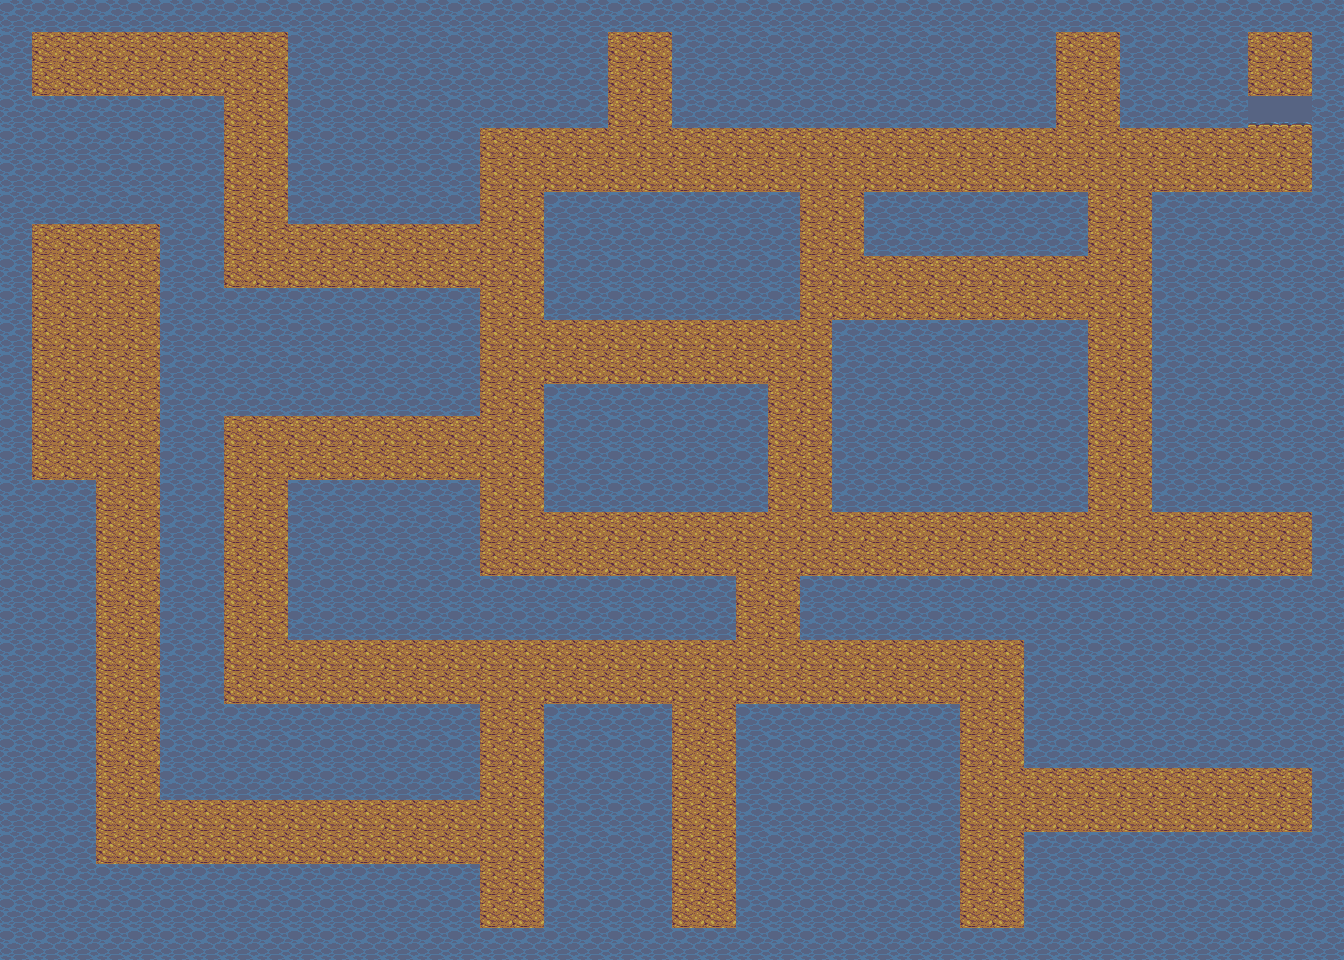

Tiled map render using the project's own tile images. Description and the whole map definition, tile-layer contents included, below:
An orthogonal 42x30 tile map with 32x32 px tiles, 1 tile layer (Tile Layer 1).

<map version="1.2" tiledversion="1.2.0" orientation="orthogonal" renderorder="right-down" width="42" height="30" tilewidth="32" tileheight="32" infinite="0" nextlayerid="2" nextobjectid="1">
 <tileset firstgid="1" name="tileset" tilewidth="32" tileheight="32" tilecount="104" columns="13">
  <image source="../tilesets/tileset.png" width="416" height="256" />
  <tile id="2">
   <properties>
    <property name="solid" type="bool" value="true" />
   </properties>
  </tile>
  <tile id="3">
   <properties>
    <property name="solid" type="bool" value="true" />
   </properties>
  </tile>
  <tile id="4">
   <properties>
    <property name="solid" type="bool" value="true" />
   </properties>
  </tile>
  <tile id="5">
   <properties>
    <property name="solid" type="bool" value="true" />
   </properties>
  </tile>
  <tile id="6">
   <properties>
    <property name="solid" type="bool" value="true" />
   </properties>
  </tile>
  <tile id="7">
   <properties>
    <property name="solid" type="bool" value="true" />
   </properties>
  </tile>
  <tile id="8">
   <properties>
    <property name="solid" type="bool" value="true" />
   </properties>
  </tile>
  <tile id="9">
   <properties>
    <property name="solid" type="bool" value="true" />
   </properties>
  </tile>
  <tile id="10">
   <properties>
    <property name="solid" type="bool" value="true" />
   </properties>
  </tile>
  <tile id="11">
   <properties>
    <property name="solid" type="bool" value="true" />
   </properties>
  </tile>
  <tile id="12">
   <properties>
    <property name="solid" type="bool" value="true" />
   </properties>
  </tile>
  <tile id="15">
   <properties>
    <property name="solid" type="bool" value="true" />
   </properties>
  </tile>
  <tile id="16">
   <properties>
    <property name="solid" type="bool" value="true" />
   </properties>
  </tile>
  <tile id="17">
   <properties>
    <property name="solid" type="bool" value="true" />
   </properties>
  </tile>
  <tile id="18">
   <properties>
    <property name="solid" type="bool" value="true" />
   </properties>
  </tile>
  <tile id="19">
   <properties>
    <property name="solid" type="bool" value="true" />
   </properties>
  </tile>
  <tile id="20">
   <properties>
    <property name="solid" type="bool" value="true" />
   </properties>
  </tile>
  <tile id="21">
   <properties>
    <property name="solid" type="bool" value="true" />
   </properties>
  </tile>
  <tile id="22">
   <properties>
    <property name="solid" type="bool" value="true" />
   </properties>
  </tile>
  <tile id="23">
   <properties>
    <property name="solid" type="bool" value="true" />
   </properties>
  </tile>
  <tile id="24">
   <properties>
    <property name="solid" type="bool" value="true" />
   </properties>
  </tile>
  <tile id="25">
   <properties>
    <property name="solid" type="bool" value="true" />
   </properties>
  </tile>
  <tile id="26">
   <properties>
    <property name="solid" type="bool" value="false" />
   </properties>
  </tile>
  <tile id="27">
   <properties>
    <property name="solid" type="bool" value="false" />
   </properties>
  </tile>
  <tile id="28">
   <properties>
    <property name="solid" type="bool" value="false" />
   </properties>
  </tile>
  <tile id="29">
   <properties>
    <property name="solid" type="bool" value="false" />
   </properties>
  </tile>
  <tile id="30">
   <properties>
    <property name="solid" type="bool" value="false" />
   </properties>
  </tile>
  <tile id="31">
   <properties>
    <property name="solid" type="bool" value="false" />
   </properties>
  </tile>
  <tile id="32">
   <properties>
    <property name="solid" type="bool" value="false" />
   </properties>
  </tile>
  <tile id="33">
   <properties>
    <property name="solid" type="bool" value="false" />
   </properties>
  </tile>
  <tile id="34">
   <properties>
    <property name="solid" type="bool" value="false" />
   </properties>
  </tile>
  <tile id="35">
   <properties>
    <property name="solid" type="bool" value="false" />
   </properties>
  </tile>
  <tile id="36">
   <properties>
    <property name="solid" type="bool" value="false" />
   </properties>
  </tile>
  <tile id="37">
   <properties>
    <property name="solid" type="bool" value="false" />
   </properties>
  </tile>
  <tile id="38">
   <properties>
    <property name="solid" type="bool" value="false" />
   </properties>
  </tile>
  <tile id="39">
   <properties>
    <property name="solid" type="bool" value="false" />
   </properties>
  </tile>
  <tile id="40">
   <properties>
    <property name="solid" type="bool" value="false" />
   </properties>
  </tile>
  <tile id="41">
   <properties>
    <property name="solid" type="bool" value="false" />
   </properties>
  </tile>
  <tile id="42">
   <properties>
    <property name="solid" type="bool" value="false" />
   </properties>
  </tile>
  <tile id="43">
   <properties>
    <property name="solid" type="bool" value="false" />
   </properties>
  </tile>
  <tile id="44">
   <properties>
    <property name="solid" type="bool" value="false" />
   </properties>
  </tile>
  <tile id="45">
   <properties>
    <property name="solid" type="bool" value="false" />
   </properties>
  </tile>
  <tile id="46">
   <properties>
    <property name="solid" type="bool" value="false" />
   </properties>
  </tile>
  <tile id="47">
   <properties>
    <property name="solid" type="bool" value="false" />
   </properties>
  </tile>
  <tile id="48">
   <properties>
    <property name="solid" type="bool" value="false" />
   </properties>
  </tile>
  <tile id="49">
   <properties>
    <property name="solid" type="bool" value="false" />
   </properties>
  </tile>
  <tile id="50">
   <properties>
    <property name="solid" type="bool" value="false" />
   </properties>
  </tile>
  <tile id="51">
   <properties>
    <property name="solid" type="bool" value="false" />
   </properties>
  </tile>
  <tile id="59">
   <properties>
    <property name="solid" type="bool" value="false" />
   </properties>
  </tile>
  <tile id="60">
   <properties>
    <property name="solid" type="bool" value="false" />
   </properties>
  </tile>
  <tile id="61">
   <properties>
    <property name="solid" type="bool" value="false" />
   </properties>
  </tile>
  <tile id="62">
   <properties>
    <property name="solid" type="bool" value="false" />
   </properties>
  </tile>
  <tile id="63">
   <properties>
    <property name="solid" type="bool" value="false" />
   </properties>
  </tile>
  <tile id="64">
   <properties>
    <property name="solid" type="bool" value="false" />
   </properties>
  </tile>
  <tile id="72">
   <properties>
    <property name="solid" type="bool" value="false" />
   </properties>
  </tile>
  <tile id="73">
   <properties>
    <property name="solid" type="bool" value="false" />
   </properties>
  </tile>
  <tile id="74">
   <properties>
    <property name="solid" type="bool" value="false" />
   </properties>
  </tile>
  <tile id="75">
   <properties>
    <property name="solid" type="bool" value="false" />
   </properties>
  </tile>
  <tile id="76">
   <properties>
    <property name="solid" type="bool" value="false" />
   </properties>
  </tile>
  <tile id="77">
   <properties>
    <property name="solid" type="bool" value="false" />
   </properties>
  </tile>
  <tile id="85">
   <properties>
    <property name="solid" type="bool" value="false" />
   </properties>
  </tile>
  <tile id="86">
   <properties>
    <property name="solid" type="bool" value="false" />
   </properties>
  </tile>
  <tile id="87">
   <properties>
    <property name="solid" type="bool" value="false" />
   </properties>
  </tile>
  <tile id="88">
   <properties>
    <property name="solid" type="bool" value="false" />
   </properties>
  </tile>
  <tile id="89">
   <properties>
    <property name="solid" type="bool" value="false" />
   </properties>
  </tile>
  <tile id="90">
   <properties>
    <property name="solid" type="bool" value="false" />
   </properties>
  </tile>
  <tile id="98">
   <properties>
    <property name="solid" type="bool" value="false" />
   </properties>
  </tile>
  <tile id="99">
   <properties>
    <property name="solid" type="bool" value="false" />
   </properties>
  </tile>
  <tile id="100">
   <properties>
    <property name="solid" type="bool" value="false" />
   </properties>
  </tile>
  <tile id="101">
   <properties>
    <property name="solid" type="bool" value="false" />
   </properties>
  </tile>
  <tile id="102">
   <properties>
    <property name="solid" type="bool" value="false" />
   </properties>
  </tile>
  <tile id="103">
   <properties>
    <property name="solid" type="bool" value="false" />
   </properties>
  </tile>
 </tileset>
 <layer id="1" name="Tile Layer 1" width="42" height="30">
  <data encoding="csv">
3,3,3,3,3,3,3,3,3,3,3,3,3,3,3,3,3,3,3,3,3,3,3,3,3,3,3,3,3,3,3,3,3,3,3,3,3,3,3,3,3,3,
3,1,1,1,1,1,1,1,1,3,3,3,3,3,3,3,3,3,3,1,1,3,3,3,3,3,3,3,3,3,3,3,3,1,1,3,3,3,3,1,1,3,
3,1,1,1,1,1,1,1,1,3,3,3,3,3,3,3,3,3,3,1,1,3,3,3,3,3,3,3,3,3,3,3,3,1,1,3,3,3,3,1,1,3,
3,3,3,3,3,3,3,1,1,3,3,3,3,3,3,3,3,3,3,1,1,3,3,3,3,3,3,3,3,3,3,3,3,1,1,3,3,3,3,13,13,3,
3,3,3,3,3,3,3,1,1,3,3,3,3,3,3,1,1,1,1,1,1,1,1,1,1,1,1,1,1,1,1,1,1,1,1,1,1,1,1,1,1,3,
3,3,3,3,3,3,3,1,1,3,3,3,3,3,3,1,1,1,1,1,1,1,1,1,1,1,1,1,1,1,1,1,1,1,1,1,1,1,1,1,1,3,
3,3,3,3,3,3,3,1,1,3,3,3,3,3,3,1,1,3,3,3,3,3,3,3,3,1,1,3,3,3,3,3,3,3,1,1,3,3,3,3,3,3,
3,1,1,1,1,3,3,1,1,1,1,1,1,1,1,1,1,3,3,3,3,3,3,3,3,1,1,3,3,3,3,3,3,3,1,1,3,3,3,3,3,3,
3,1,1,1,1,3,3,1,1,1,1,1,1,1,1,1,1,3,3,3,3,3,3,3,3,1,1,1,1,1,1,1,1,1,1,1,3,3,3,3,3,3,
3,1,1,1,1,3,3,3,3,3,3,3,3,3,3,1,1,3,3,3,3,3,3,3,3,1,1,1,1,1,1,1,1,1,1,1,3,3,3,3,3,3,
3,1,1,1,1,3,3,3,3,3,3,3,3,3,3,1,1,1,1,1,1,1,1,1,1,1,3,3,3,3,3,3,3,3,1,1,3,3,3,3,3,3,
3,1,1,1,1,3,3,3,3,3,3,3,3,3,3,1,1,1,1,1,1,1,1,1,1,1,3,3,3,3,3,3,3,3,1,1,3,3,3,3,3,3,
3,1,1,1,1,3,3,3,3,3,3,3,3,3,3,1,1,3,3,3,3,3,3,3,1,1,3,3,3,3,3,3,3,3,1,1,3,3,3,3,3,3,
3,1,1,1,1,3,3,1,1,1,1,1,1,1,1,1,1,3,3,3,3,3,3,3,1,1,3,3,3,3,3,3,3,3,1,1,3,3,3,3,3,3,
3,1,1,1,1,3,3,1,1,1,1,1,1,1,1,1,1,3,3,3,3,3,3,3,1,1,3,3,3,3,3,3,3,3,1,1,3,3,3,3,3,3,
3,3,3,1,1,3,3,1,1,3,3,3,3,3,3,1,1,3,3,3,3,3,3,3,1,1,3,3,3,3,3,3,3,3,1,1,3,3,3,3,3,3,
3,3,3,1,1,3,3,1,1,3,3,3,3,3,3,1,1,1,1,1,1,1,1,1,1,1,1,1,1,1,1,1,1,1,1,1,1,1,1,1,1,3,
3,3,3,1,1,3,3,1,1,3,3,3,3,3,3,1,1,1,1,1,1,1,1,1,1,1,1,1,1,1,1,1,1,1,1,1,1,1,1,1,1,3,
3,3,3,1,1,3,3,1,1,3,3,3,3,3,3,3,3,3,3,3,3,3,3,1,1,3,3,3,3,3,3,3,3,3,3,3,3,3,3,3,3,3,
3,3,3,1,1,3,3,1,1,3,3,3,3,3,3,3,3,3,3,3,3,3,3,1,1,3,3,3,3,3,3,3,3,3,3,3,3,3,3,3,3,3,
3,3,3,1,1,3,3,1,1,1,1,1,1,1,1,1,1,1,1,1,1,1,1,1,1,1,1,1,1,1,1,1,3,3,3,3,3,3,3,3,3,3,
3,3,3,1,1,3,3,1,1,1,1,1,1,1,1,1,1,1,1,1,1,1,1,1,1,1,1,1,1,1,1,1,3,3,3,3,3,3,3,3,3,3,
3,3,3,1,1,3,3,3,3,3,3,3,3,3,3,1,1,3,3,3,3,1,1,3,3,3,3,3,3,3,1,1,3,3,3,3,3,3,3,3,3,3,
3,3,3,1,1,3,3,3,3,3,3,3,3,3,3,1,1,3,3,3,3,1,1,3,3,3,3,3,3,3,1,1,3,3,3,3,3,3,3,3,3,3,
3,3,3,1,1,3,3,3,3,3,3,3,3,3,3,1,1,3,3,3,3,1,1,3,3,3,3,3,3,3,1,1,1,1,1,1,1,1,1,1,1,3,
3,3,3,1,1,1,1,1,1,1,1,1,1,1,1,1,1,3,3,3,3,1,1,3,3,3,3,3,3,3,1,1,1,1,1,1,1,1,1,1,1,3,
3,3,3,1,1,1,1,1,1,1,1,1,1,1,1,1,1,3,3,3,3,1,1,3,3,3,3,3,3,3,1,1,3,3,3,3,3,3,3,3,3,3,
3,3,3,3,3,3,3,3,3,3,3,3,3,3,3,1,1,3,3,3,3,1,1,3,3,3,3,3,3,3,1,1,3,3,3,3,3,3,3,3,3,3,
3,3,3,3,3,3,3,3,3,3,3,3,3,3,3,1,1,3,3,3,3,1,1,3,3,3,3,3,3,3,1,1,3,3,3,3,3,3,3,3,3,3,
3,3,3,3,3,3,3,3,3,3,3,3,3,3,3,3,3,3,3,3,3,3,3,3,3,3,3,3,3,3,3,3,3,3,3,3,3,3,3,3,3,3
</data>
 </layer>
</map>
